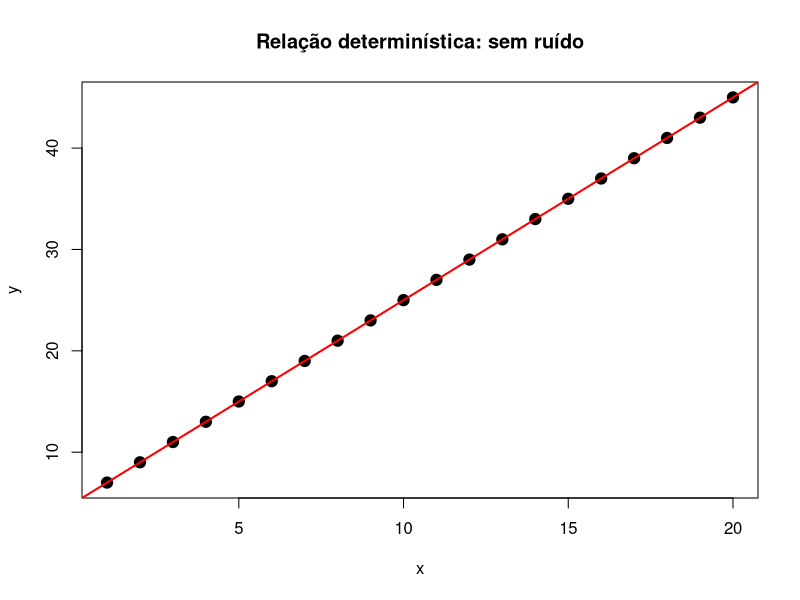
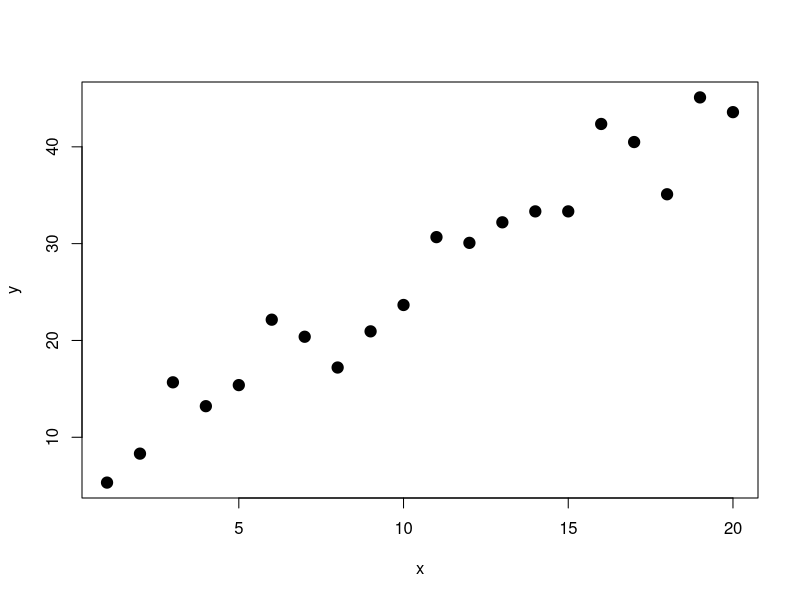
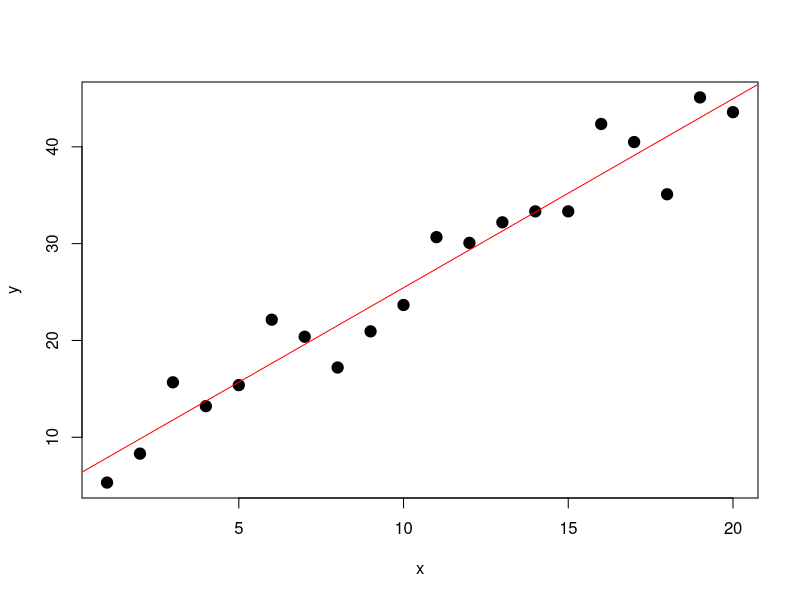
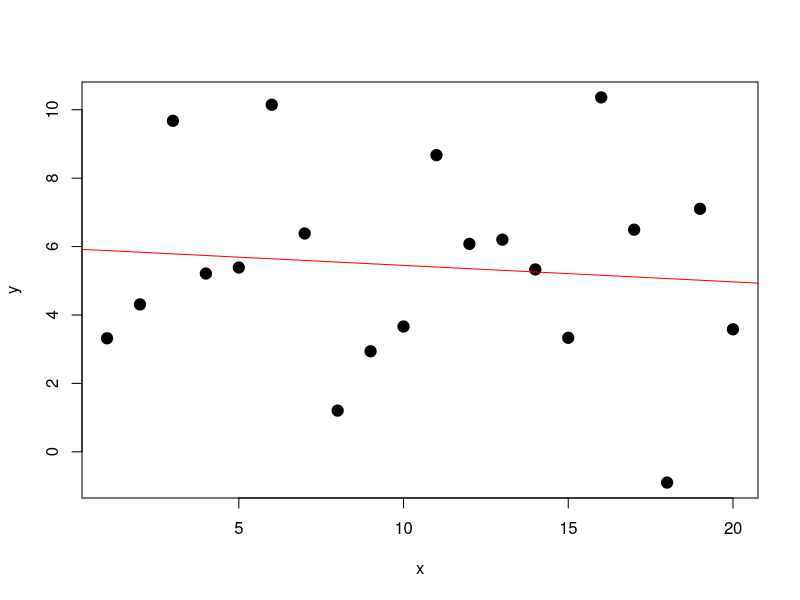

Recreate these plots in R, in order.
## ---- chunk 1
x <- 1:20
y_deterministico <- 5 + 2*x

plot(y_deterministico ~ x,
     pch = 19,
     cex = 1.5,
     main = "Relação determinística: sem ruído",
     xlab = "x",
     ylab = "y")

mod_deterministico <- lm(y_deterministico ~ x)
abline(mod_deterministico, col = "red", lwd = 2)

coef(mod_deterministico)
## ---- chunk 2
x <- 1:20
set.seed(123)
ruido <- rnorm(20, mean = 0, sd = 3)
y <- 5 + 2*x + ruido

plot(y ~ x, pch = 19, cex = 1.5)

mod <- lm(y ~ x)
summary(mod)

plot(y ~ x, pch = 19, cex = 1.5)
abline(mod, col = "red")
## ---- chunk 3
y <- 5 + 0*x + ruido
mod <- lm(y ~ x)
summary(mod)

plot(y ~ x, pch = 19, cex = 1.5)
abline(mod, col = "red")
